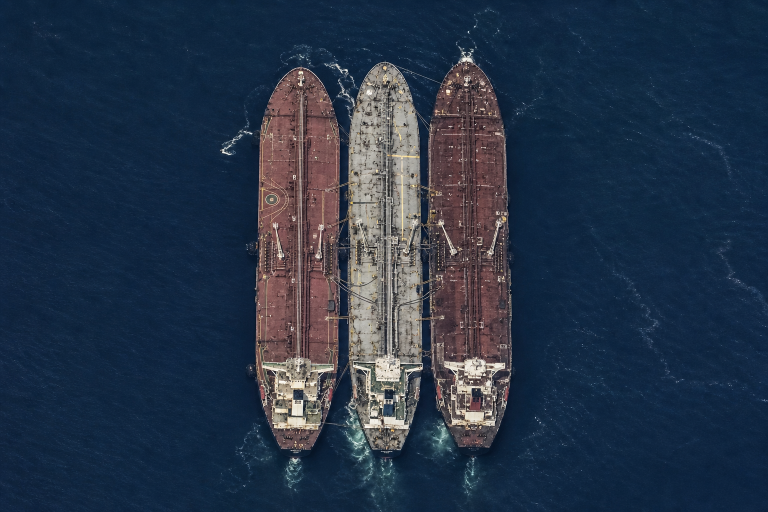
#> input picture src/assets/sts_raft_3.png, 1536 x 1024 px, found by its file name (shown at 1/2 size)
$ python measure3ship.py
#> lines starting #> are read from the running program, lines starting #| are printed output that depends on the picture; after the words box and inside, x2 and y2 are one past the last pixel; in counts of white or black regions, pixels touching at a corner belong together
import numpy as np
from PIL import Image

im = Image.open('src/assets/sts_raft_3.png').convert('RGB')
#> im is the input picture: PIL image 1536x1024 RGB; mean R, G, B 38, 52.2, 71.4
a = np.asarray(im).astype(np.int32)
H, W, _ = a.shape
#> H = 1024; W = 1536
print('size', W, H)
#| size 1536 1024
water = a[:, :30, :].reshape(-1, 3).mean(axis=0)
#> water = [16.72, 37.32, 63.06]
dist = np.sqrt(((a - water) ** 2).sum(axis=2))
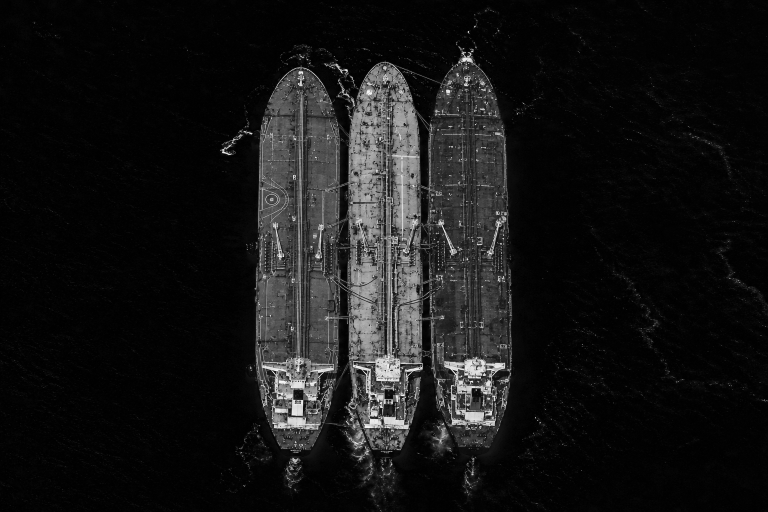
#> dist: shape (1024, 1536) float64 (shown at 1/2 size); min 0.431, max 375.5, mean 33.1; drawn with min black and max white
mask = dist > 55
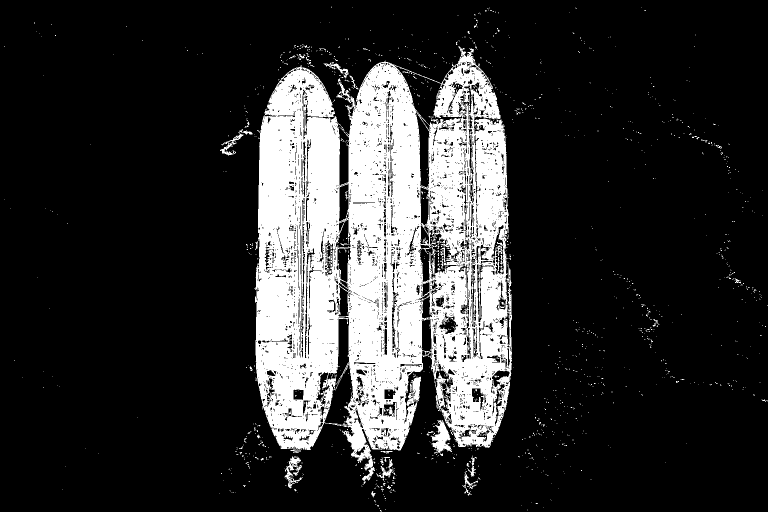
#> mask: shape (1024, 1536) bool (shown at 1/2 size); 18.6% white; 1468 white regions (1421 under 20 px), largest, box (x1, y1, x2, y2) and area: (509, 92, 1024, 968) 282470, (861, 840, 904, 906) 1389, (569, 913, 606, 977) 833

col = mask.sum(axis=0)
#> col = 1536 values, max 780 at index 741, min 0 at index 0, mean 190.2
# find shippy x-range
xs = np.where(col > H * 0.02)[0]
#> xs = 518 values from 457 to 1023
print('overall ship x', xs.min(), xs.max())
#| overall ship x 457 1023

# find the two gaps (three hulls) by locating local minima in coverage
prof = col.copy().astype(float)
#> prof has the same summary as col
# smooth
k = 15
prof = np.convolve(prof, np.ones(k) / k, mode='same')
#> prof = 1536 values, max 757.5 at index 739, min 0 at index 0, mean 190.2
lo, hi = xs.min(), xs.max()
#> lo = 457; hi = 1023
seg = prof[lo:hi]
#> seg = 566 values, max 757.5 at index 282, min 11.73 at index 23, mean 511.9
# split into 3 by finding 2 lowest-coverage columns spaced apart
order = np.argsort(seg)
#> order = 566 values, max 565 at index 56, min 0 at index 30, mean 282.5
gaps = []
for idx in order:
    x = lo + idx
    if all(abs(x - g) > 120 for g in gaps):
        gaps.append(x)
    if len(gaps) == 2:
        break
#> this loop made 53 passes
#> (idx, x) on passes 1 to 12: (23, 480), (14, 471), (13, 470), (24, 481), (22, 479), (18, 475), (15, 472), (17, 474), (21, 478), (12, 469), (25, 482), (19, 476)
#> x on passes 49 to 52: 505, 506, 507, 508
#> after the loop, gaps = [480, 687]
gaps.sort()
print('gaps at', gaps)
#| gaps at [480, 687]

bounds = [xs.min(), gaps[0], gaps[1], xs.max()]
#> bounds = [457, 480, 687, 1023]
for i in range(3):
    x0b, x1b = bounds[i], bounds[i + 1]
    sub = mask[:, x0b:x1b]
    w = x1b - x0b
    rows = np.where(sub.sum(axis=1) > 0.30 * w)[0]
    by0, by1 = rows.min(), rows.max()
    band = sub[by0:by1 + 1]
    cols = np.where(band.sum(axis=0) > 0.30 * (by1 - by0))[0]
    bx0, bx1 = x0b + cols.min(), x0b + cols.max()
    print(f'ship{i}: x {bx0}-{bx1} (w {bx1-bx0}) y {by0}-{by1} (h {by1-by0})')
#> this loop made 3 passes
#> (x0b, x1b, w, by0, by1, bx0, bx1) on passes 2 to 3: (480, 687, 207, 154, 893, 514, 678), (687, 1023, 336, 136, 898, 696, 1014)
#> (x0b, x1b, w, by0, by1, cols, bx0, bx1) on pass 1: (457, 480, 23, 272, 308, [0, 1, 2, 3, 4, 5, 6, 8, 9, 10, 11, 12, 13], 457, 470)
#| ship0: x 457-470 (w 13) y 272-308 (h 36)
#| ship1: x 514-678 (w 164) y 154-893 (h 739)
#| ship2: x 696-1014 (w 318) y 136-898 (h 762)
#> pass 1, `band = sub[by0:by1 + 1]`:
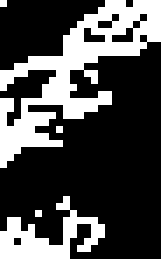
#> band: shape (37, 23) bool (shown 7 times larger); 29% white; 5 white regions (3 under 20 px), largest, box (x1, y1, x2, y2) and area: (0, 0, 23, 24) 186, (0, 28, 15, 37) 58
#> pass 2, `sub = mask[:, x0b:x1b]`:
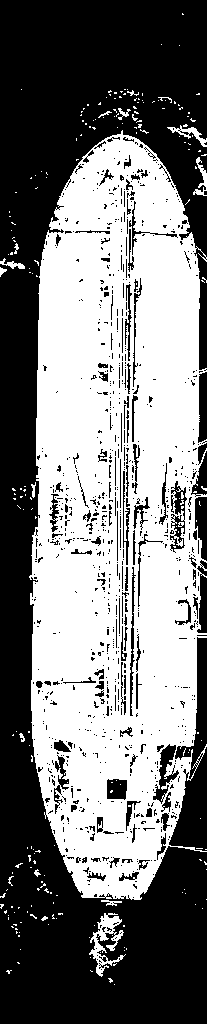
#> sub: shape (1024, 207) bool; 48.6% white; 231 white regions (213 under 20 px), largest, box (x1, y1, x2, y2) and area: (29, 130, 207, 900) 100346, (89, 913, 126, 977) 833, (167, 125, 207, 147) 233
#> pass 2, `band = sub[by0:by1 + 1]`:
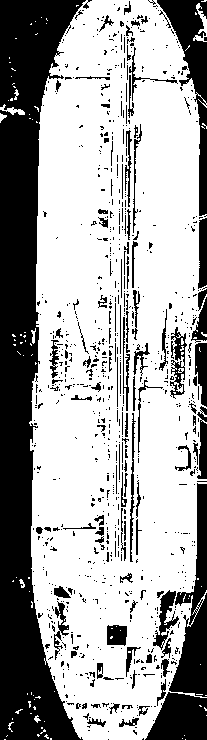
#> band: shape (740, 207) bool; 65.5% white; 886 black regions (770 under 20 px), largest, box (x1, y1, x2, y2) and area: (0, 0, 86, 740) 30501, (169, 483, 207, 697) 3684, (157, 0, 207, 216) 3343
#> pass 3, `sub = mask[:, x0b:x1b]`:
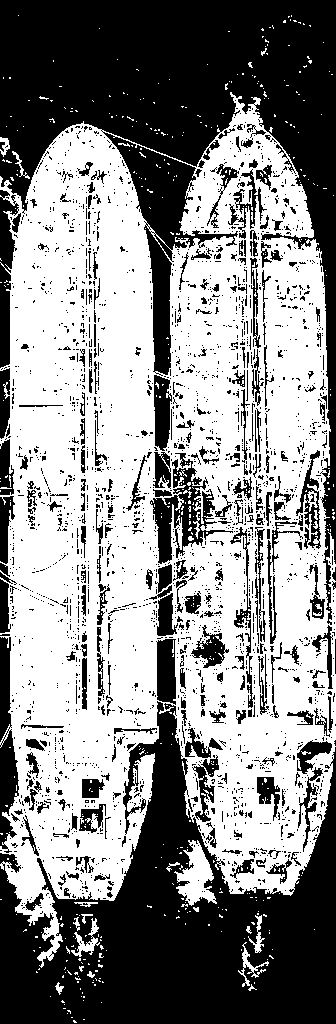
#> sub: shape (1024, 336) bool; 54.3% white; 2493 black regions (2210 under 20 px), largest, box (x1, y1, x2, y2) and area: (0, 0, 336, 625) 61859, (0, 701, 336, 1024) 52352, (150, 453, 233, 564) 2940
